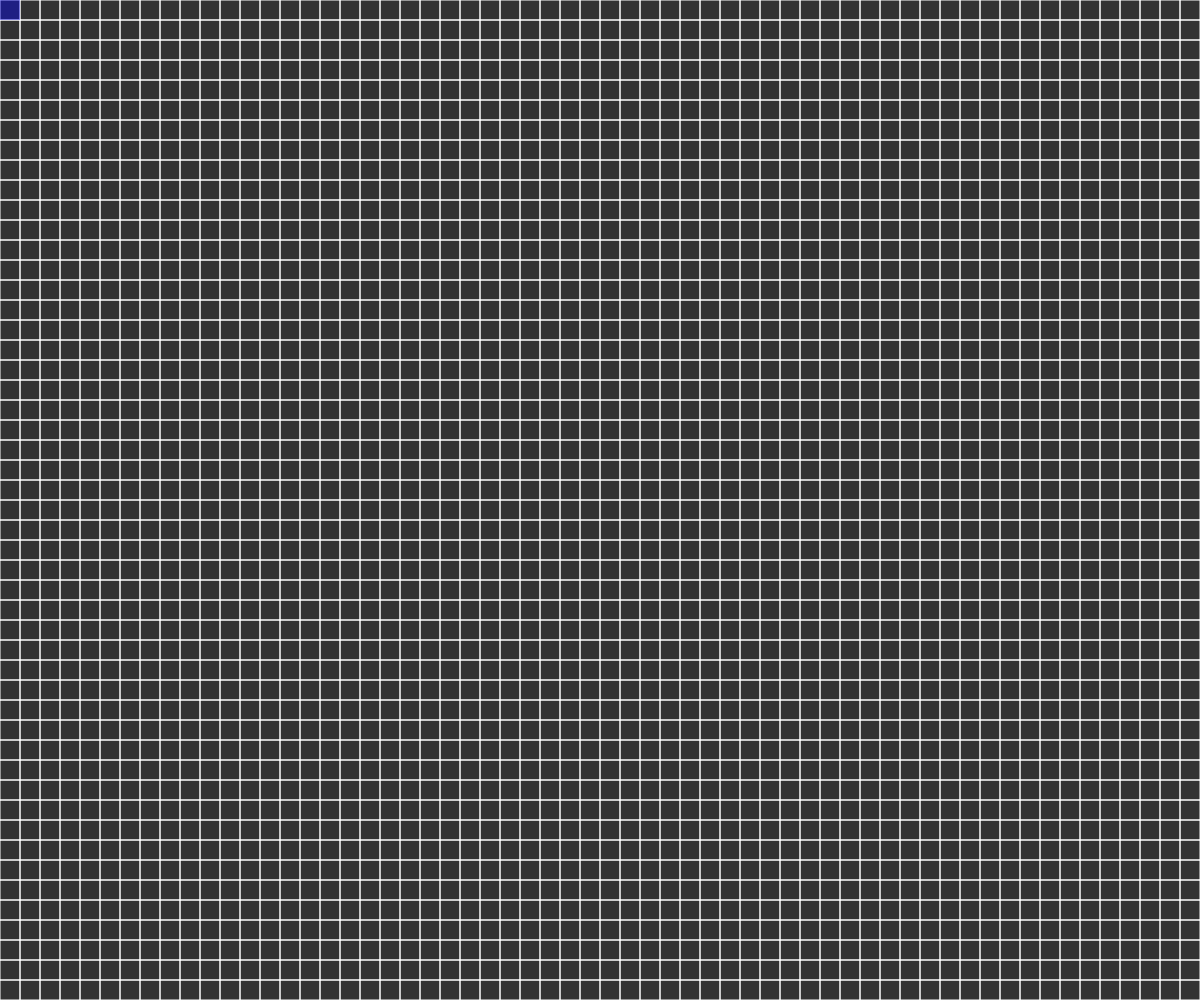
Frame 1 (no input)
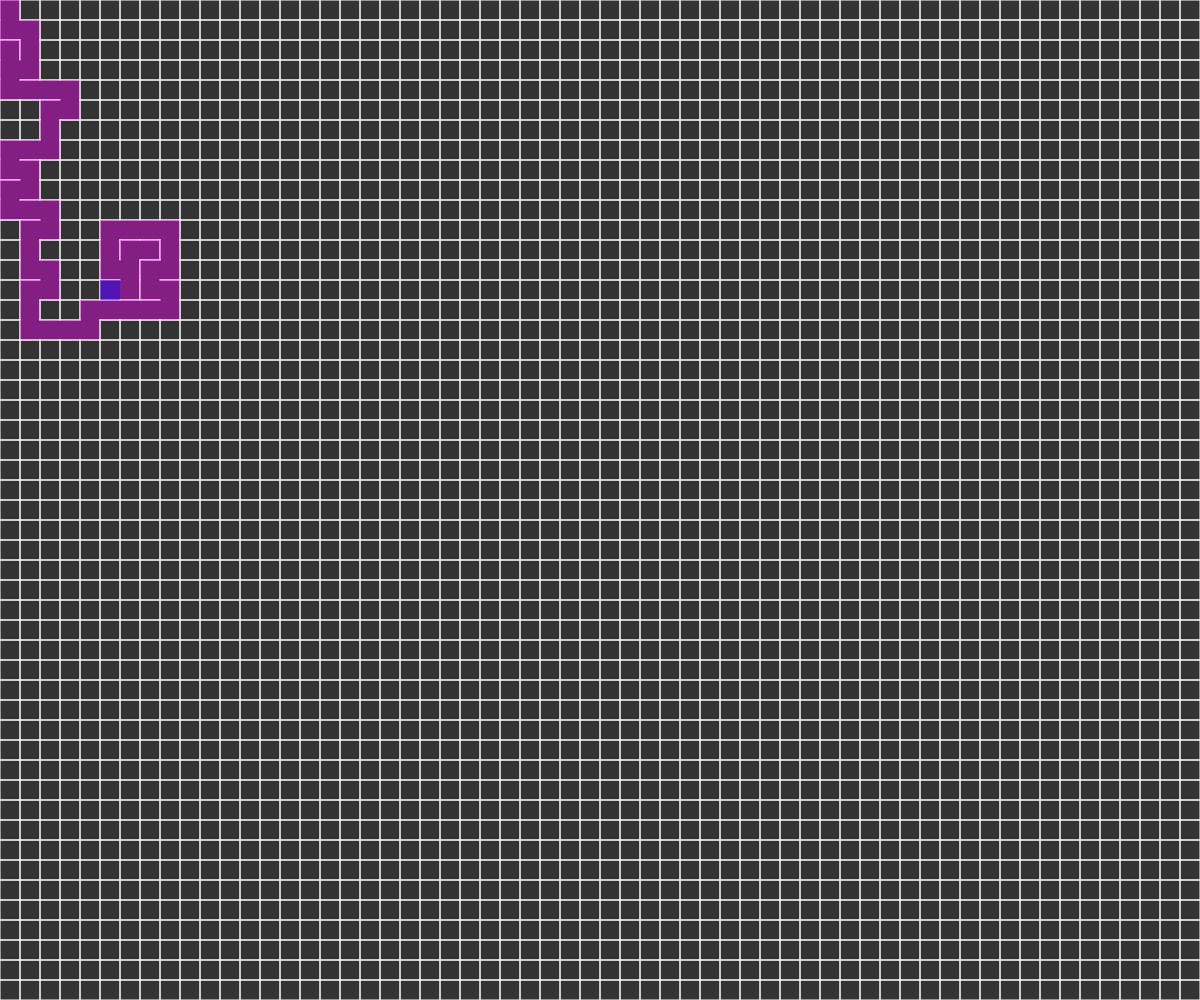
Frame 60 (no input)
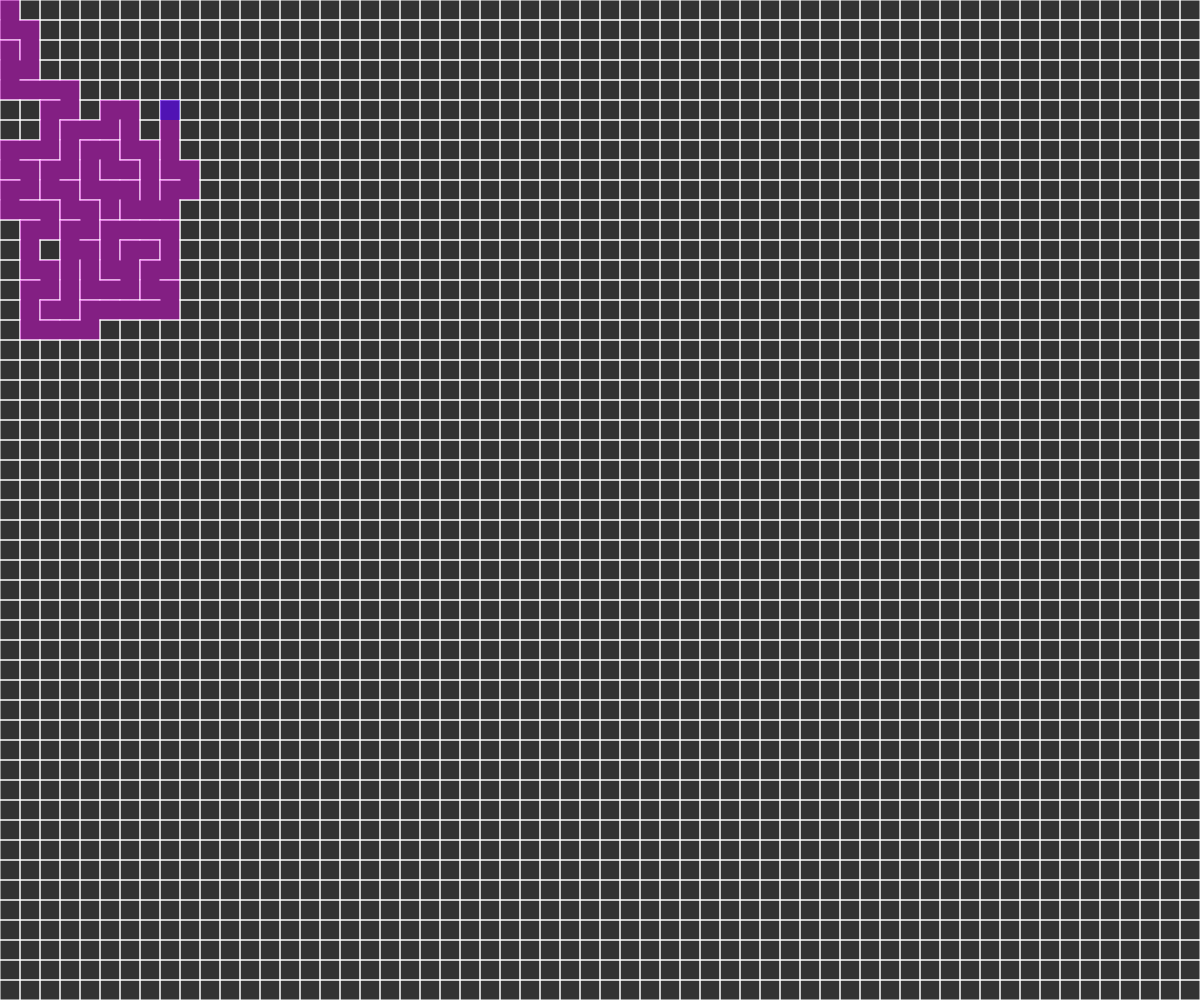
Frame 120 (the mouse pressed at the canvas centre since frame 60)

The p5.js sketch that drew these frames (run headless with seeded random() and noise() and a simulated clock; from frame 60 on, the mouse is pressed at the canvas centre):

// p5.js sketch
// ── sketch.js
let cols, rows;
const w = 20;
const grid = [];
let current;
const stack = [];

function setup() {
  createCanvas(windowWidth, windowHeight);
  cols = floor(width / w);
  rows = floor(height / w);

  for (let r = 0; r < rows; r++) {
    for (let c = 0; c < cols; c++) {
      grid.push(new Cell(r, c));
    }
  }

  current = grid[0];
}

function draw() {
  background(51);
  for (let i = 0; i < grid.length; i++) {
    grid[i].show();
  }

  current.visited = true;
  current.highlight();

  const next = current.nextNeighbor();
  if (next) {
    next.visited = true;

    stack.push(current);

    removeWalls(current, next);

    current = next;
  } else if (stack.length > 0) {
    current = stack.pop();
  }
}

function index(r, c) {
  if (r < 0 || c < 0 || r >= rows || c >= cols) return -1;
  return r * cols + c;
}

function removeWalls(a, b) {
  const x = a.c - b.c;
  if (x === 1) {
    a.walls[3] = false;
    b.walls[1] = false;
  } else if (x === -1) {
    a.walls[1] = false;
    b.walls[3] = false;
  }

  const y = a.r - b.r;
  if (y === 1) {
    a.walls[0] = false;
    b.walls[2] = false;
  } else if (y === -1) {
    a.walls[2] = false;
    b.walls[0] = false;
  }
}

// ── cell.js
class Cell {
  constructor(r, c) {
    this.r = r;
    this.c = c;
    this.walls = [true, true, true, true];
    this.visited = false;
  }

  nextNeighbor() {
    const cands = [];

    for (const [dr, dc] of [
      [-1, 0],
      [0, 1],
      [1, 0],
      [0, -1],
    ]) {
      const [nr, nc] = [this.r + dr, this.c + dc];
      const cell = grid[index(nr, nc)];
      if (cell && !cell.visited) {
        cands.push(cell);
      }
    }

    if (cands.length > 0) {
      const ri = floor(random(0, cands.length));
      return cands[ri];
    }
  }

  highlight() {
    const x = this.c * w;
    const y = this.r * w;
    noStroke();
    fill(0, 0, 255, 100);
    rect(x, y, w, w);
  }

  show() {
    const x = this.c * w;
    const y = this.r * w;
    stroke(255);

    if (this.walls[0]) {
      line(x, y, x + w, y);
    }
    if (this.walls[1]) {
      line(x + w, y, x + w, y + w);
    }
    if (this.walls[2]) {
      line(x + w, y + w, x, y + w);
    }
    if (this.walls[3]) {
      line(x, y + w, x, y);
    }

    if (this.visited) {
      noStroke();
      fill(255, 0, 255, 100);
      rect(x, y, w, w);
    }
  }
}
